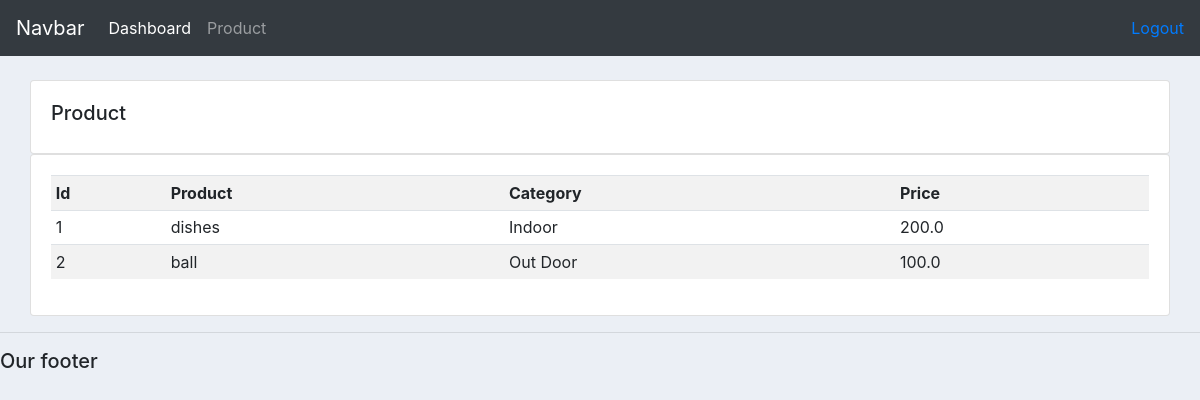
The page /products/ (signed in) on the database its author committed.
### projectapp/models.py (models this page shows, shortened)
class Product(models.Model):
    CATEGORY = (
        ('Indoor','Indoor'),
        ('Out Door','Out Door'),
         )
    name = models.CharField(max_length=200, null=True)
    price = models.FloatField(null=True)
    category = models.CharField(max_length=200, null=True, choices=CATEGORY)
    description =models.CharField(max_length=200, null=True, blank=True)
    date_created = models.DateTimeField(auto_now_add=True, null=True)
    tags = models.ManyToManyField(Tag)

### projectapp/views.py (the view)
# urls.py: path('products/', views.products, name="products"),
@login_required (login_url='login')
def products(request):
    products = Product.objects.all()
    return render(request, 'products.html', {'products':products})

### projectapp/templates/products.html
{% extends 'main.html' %}
{% block content %}
<br>
<div row>
    <div class="col-md">
        <div class="card card-body">
            <h5>Product</h5>
        </div>
        <div class="card card-body">
            <table class="table table-sm table-striped">
                <tr>
                    <th>Id</th>
                    <th>Product</th>
                    <th>Category</th>
                    <th>Price</th>
                </tr>
                {% for i in products %}
                <tr>
                    <td>{{i.id}}</td>
                    <td>{{i.name}}</td>
                    <td>{{i.category}}</td>
                    <td>{{i.price}}</td>
                </tr>
                {% endfor %}
            </table>
        </div>
    </div>
</div>
 {% endblock %}

### projectapp/templates/main.html (style rules this page uses)
body { background-color: #ebeff5; }

### rows shown on the page
Product: id "1", name "dishes", category "Indoor", price "200.0"
Product: id "2", name "ball", category "Out Door", price "100.0"
